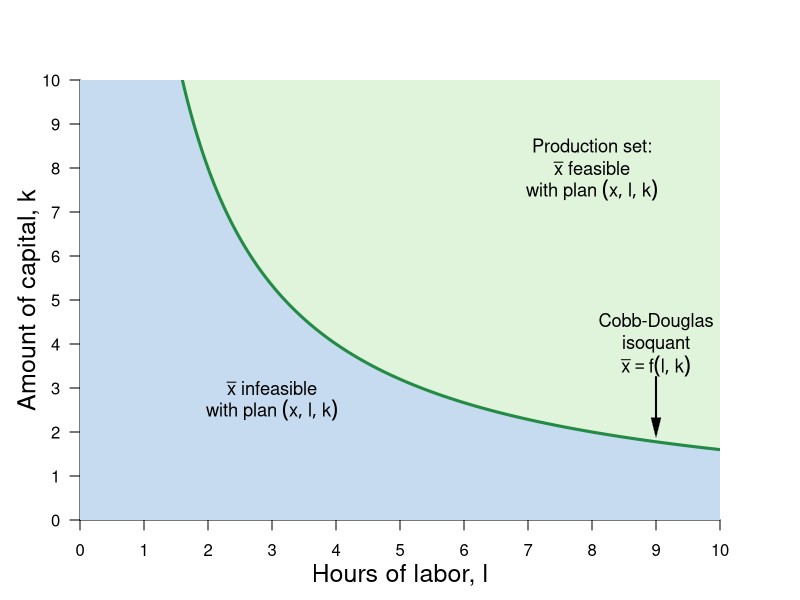

The R script that drew this image:
#Graph Designer: Simon Halliday
#Authors: Bowles, Foley and Halliday
#Title: Coordination, Conflict and Competition: A Text in Microeconomics

library(shape)
pdf(file = "bfh-textbook/firmmarketsupply//isoquant_shaded.pdf", width = 8, height = 6)

#Set parameters for graphics
axislabelsize <- 1.5
labelsize <- 1.1
graphlinewidth <- 3
segmentlinewidth <- 2

COL <- c("#7fc97f", "#beaed4", "#fdc086", "#ffff99", "#386cb0", "#f0027f", "#bf5b17", "#666666")
COLA <- c("#e0f3db", "#99d8c9","#66c2a4","#41ae76", "#238b45", "#005824")
COLB <- c("#c6dbef", "#4eb3d3", "#2b8cbe", "#0868ac","#084081")

#Edited the margins to cater for the larger LHS labels
par(mar =  c(4, 4, 4, 4))

uFn <- function(x, y, alpha = 0.5){
  (x^alpha)*(y^(1 - alpha))
}

indiffA <- function(x, alpha = 0.5, uA = 5) {
  (uA / x^alpha)^(1/(1 - alpha))
}

xlims <- c(0, 10)
ylims <- c(0, 10)

npts <- 501 
x <- seq(xlims[1], xlims[2], length.out = npts)
y <- seq(ylims[1], ylims[2], length.out = npts) 
a <- c(2, 4, 6)

plot(0, 0, xlim = xlims, ylim = ylims, type = "n",
     xlab = expression(paste("")),
     ylab = expression(paste("")), 
     xaxt = "n", 
     yaxt = "n", 
     cex.lab = axislabelsize, 
     bty = "n", 
     xaxs="i", 
     yaxs="i"
)


ticksy <- seq(from = 0, to = ylims[2], by = 1)
ylabels <- seq(from = 0, to = ylims[2], by = 1)
ticksx <- seq(from = 0, to = xlims[2], by = 1)
xlabels <- seq(from = 0, to = xlims[2], by = 1)
# ticksy <- c(ylims[1], 5.25, 8, ylims[2])
# ylabels <- c(NA, expression(paste(y,"*")), expression(paste(bar(y))), NA)
# ticksx <- c(xlims[1], 5.25, 8.944272, xlims[2])
# xlabels <- c(NA, expression(paste(x,"*")), expression(paste(bar(x))), NA)

axis(1, at = ticksx, pos = 0, labels = xlabels)
axis(2, at = ticksy, pos = 0, labels = ylabels, las = 1)

npts <- 500 
xx1 <- seq(xlims[1], xlims[2], length.out = npts)
xx2 <- seq(0, xlims[2], length.out = npts)
xx3 <- seq(xlims[1], 0, length.out = npts)

#Draw the polygon for shading the utility areas
xpoly1 <- seq(from = xlims[1], to = xlims[2], length.out = 500)
ypoly1 <- indiffA(xpoly1, alpha = 0.5, uA = 4)
polygon(x = c(xpoly1, rev(xpoly1[1])), y = c(ypoly1, rev(ypoly1)[1]), col=COLB[1], density=NULL, border = NA)
ypoly1 <- indiffA(xpoly1, alpha = 0.5, uA = 4)
polygon(x = c(0, 0, xlims[2], xlims[2], 0), y = c(0, indiffA(xlims[2]), indiffA(xlims[2]), 0, 0), col=COLB[1], density=NULL, border = NA)


polygon(x = c(xlims[2], rev(xpoly1), xpoly1), y = c(ylims[2], rev(ypoly1), ypoly1), col=COLA[1], density=NULL, border = NA)


#Draw the graphs
lines(xx1, indiffA(xx1, alpha = 0.5, uA = 4), col = COLA[5], lwd = graphlinewidth)

#Label the feasible frontier
# text(3.2, 1, expression("Feasible Frontier"), cex = labelsize)
# text(3.2, 0.5, expression("(production possibilities frontier)"), cex = labelsize)
# Arrows(4.35, 0.95, 8.1, 0.95, col = "black", lty = 1, lwd = 2, arr.type = "triangle", arr.lwd = 0.5)

#Axis labels
mtext(expression(paste("Hours of labor, ", l)), side = 1, line = 2.5, cex = axislabelsize)
text(-0.8, 5, expression(paste("Amount of capital, ", k)), xpd = TRUE, cex = axislabelsize, srt = 90) 


# contour(x, y, 
#         outer(x, y, uFn),
#         drawlabels = FALSE,
#         col = COLB[3],
#         lwd = graphlinewidth,
#         levels = a, 
#         xaxs="i", 
#         yaxs="i", 
#         add = TRUE)


#Label the indifference curves
text(9, 4.5, expression("Cobb-Douglas"), cex = labelsize)
text(9, 4, expression("isoquant"), cex = labelsize)
text(9, 3.5, expression(bar(x) ==f(l,k)), cex = labelsize)
Arrows(9, 3.25, 9, 2.1, col = "black", lty = 1, lwd = 2, arr.type = "triangle", arr.lwd = 0.5)

#Label feasible and infeasible
text(3, 3, expression(paste(x = bar(x), " infeasible")), cex = labelsize)
text(3, 2.5, expression(paste("with plan ", (list(x, l, k)) )), cex = labelsize)

text(8, 8.5, expression(paste("Production set:")), cex = labelsize)
text(8, 8, expression(paste(x = bar(x), " feasible")), cex = labelsize)
text(8, 7.5, expression(paste("with plan ", (list(x, l, k)) )), cex = labelsize)

#text(9.5, 3.15, expression(u[2]^A), cex = labelsize)
#text(9.5, 5.85, expression(u[3]^A), cex = labelsize)

dev.off()
